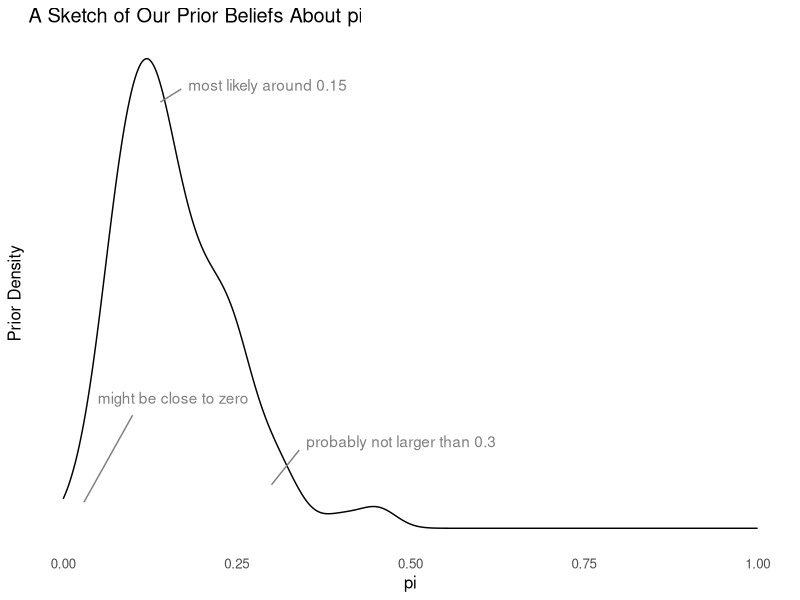
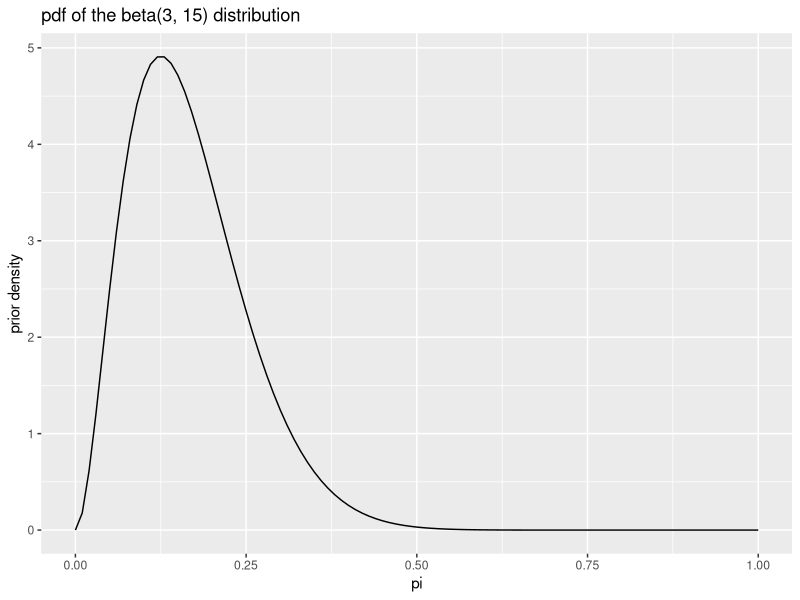
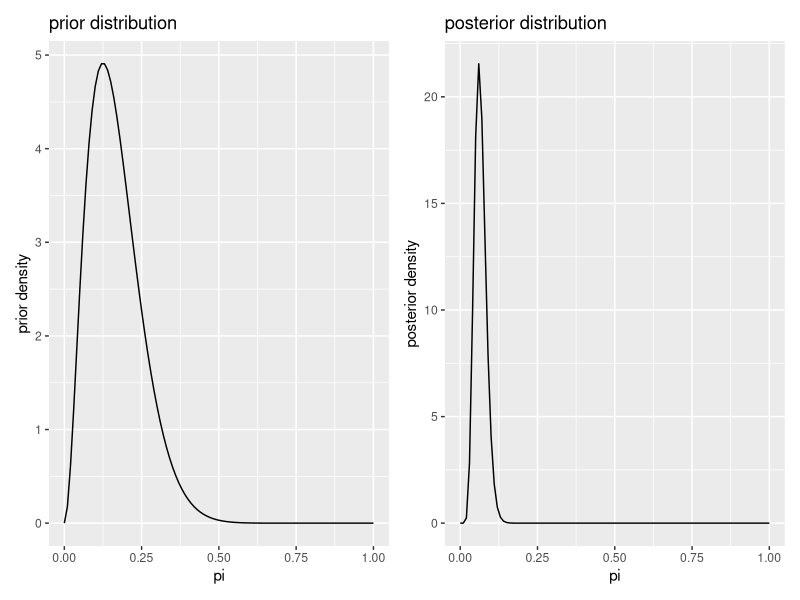
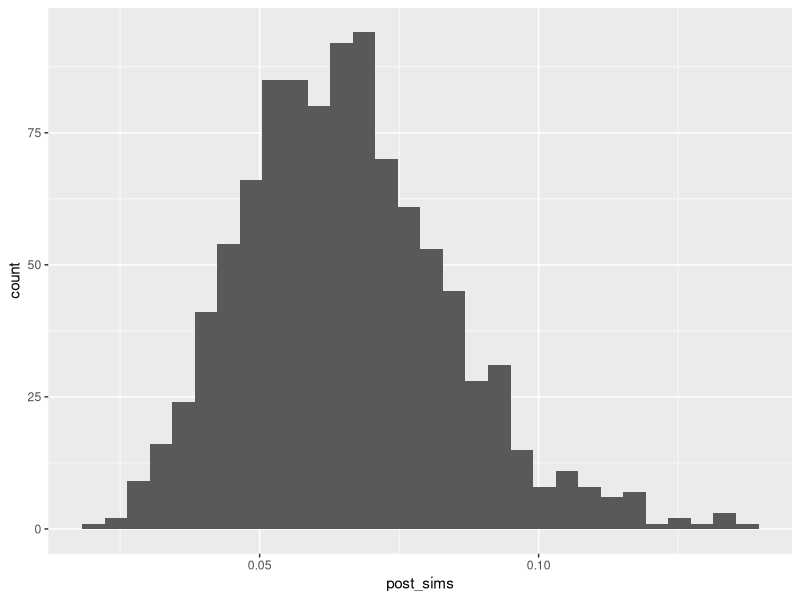
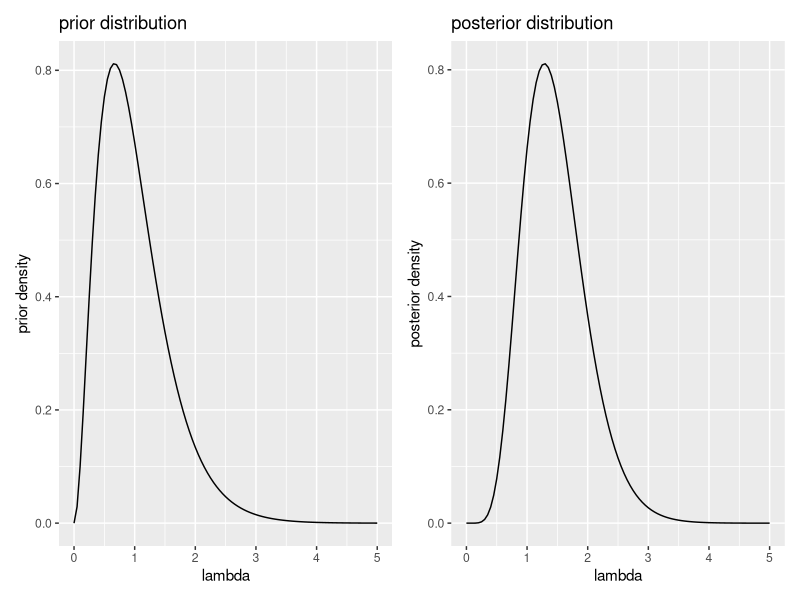

R code for these plots, in order:
## ---- chunk 1
library(tidyverse)
#library(xkcd)
#library(extrafont)
#loadfonts()

set.seed(1234)
a <- 3

b <- 15
s <- rbeta(200, a, b)
gg_data <- tibble(s)
ggplot(gg_data, aes(x = s)) + 
  geom_density() + 
  theme_minimal() + 
  scale_x_continuous(limits = c(0, 1)) +
  annotate(geom = "text", x = .35, y = 1, 
           label = "probably not larger than 0.3", 
           #family = "Humor Sans", 
           hjust = "left", 
           color = "grey50") + 
  annotate(geom = "segment", x = .34, xend = 0.30, y = 0.9, yend = 0.5, 
           color = "grey50") + 
  annotate(geom = "text", x = .05, y = 1.5, 
           label = "might be close to zero", 
           #family = "Humor Sans", 
           hjust = "left", 
           color = "grey50") + 
  annotate(geom = "segment", x = .1, xend = 0.03, y = 1.3, yend = 0.3, 
           color = "grey50") + 
    annotate(geom = "text", x = 0.18, y = 5.1, 
           label = "most likely around 0.15", 
           #family = "Humor Sans", 
           hjust = "left", 
           color = "grey50") + 
  annotate(geom = "segment", x = .14, xend = 0.17, y = 4.9, yend = 5.05, 
           color = "grey50") + 
  theme(text = element_text(size = 12), #, family = "Humor Sans"),
        panel.grid.major = element_blank(), 
        panel.grid.minor = element_blank()) + 
  scale_y_continuous(breaks = NULL) + 
  labs(title = "A Sketch of Our Prior Beliefs About pi",
       x = "pi",
       y = "Prior Density") 

## ---- chunk 2
ggplot(tibble(x = seq(0, 1, length.out = 100))) + 
  stat_function(fun = dbeta, args = list(shape1 = 3, shape2 = 15)) + 
  labs(title = "pdf of the beta(3, 15) distribution", x = "pi", y = "prior density")
## ---- chunk 3

# prior parameters
alpha_prior <- 3
beta_prior <- 15

# data 
k <- 8
N <- 150

# posterior parameters
alpha_posterior <- alpha_prior + k
beta_posterior <- beta_prior + N - k

# plot prior and posterior
gg_prior <- ggplot() + 
  stat_function(fun = dbeta, args = list(shape1 = alpha_prior, shape2 = beta_prior)) + 
  labs(title = "prior distribution", x = "pi", y = "prior density")
gg_posterior <- ggplot() + 
  stat_function(fun = dbeta, args = list(shape1 = alpha_posterior, shape2 = beta_posterior)) + 
  labs(title = "posterior distribution", x = "pi", y = "posterior density")

library(patchwork)
gg_prior + gg_posterior

## ---- chunk 4
# 90% credible interval
qbeta(c(0.05, 0.95), 3 + 8, 15 + 150 - 8)

# 95% credible interval
qbeta(c(0.025, 0.975), 3 + 8, 15 + 150 - 8)
## ---- chunk 5
post_sims <- rbeta(1000, 3 + 8, 15 + 150 - 8)

# posterior density
gg_data <- tibble(post_sims)
ggplot(gg_data, aes(x = post_sims)) + 
  geom_histogram()

# posterior mean
mean(post_sims)

# 90% credible interval
quantile(post_sims, probs = c(0.05, 0.95))
## ---- chunk 6
# set seed to make reproducible
set.seed(1234)

# prior parameters
alpha_prior <- 3
beta_prior <- 3

# create an "unknown" value of lambda to estimate
lambda <- 2

# generate a data set
N <- 5  # number of samples
y <- rexp(N, rate = lambda)
print(y)  # print the data set

# posterior parameters
alpha_posterior <- alpha_prior + N
beta_posterior <- beta_prior + sum(y)

# plot prior and posterior
gg_prior <- ggplot() + xlim(0, 5) +
  stat_function(fun = dgamma, args = list(shape = alpha_prior, rate = beta_prior)) +
  labs(title = "prior distribution", x = "lambda", y = "prior density")
gg_posterior <- ggplot() + xlim(0, 5) +
  stat_function(fun = dgamma, args = list(shape = alpha_posterior, rate = beta_posterior)) +
  labs(title = "posterior distribution", x = "lambda", y = "posterior density")
gg_prior + gg_posterior  # uses patchwork package

# posterior mean: alpha/beta
alpha_posterior/beta_posterior

# posterior mode: (alpha - 1)/beta for alpha > 1
(alpha_posterior - 1)/beta_posterior

# 90% credible interval
qgamma(c(0.05, 0.95), alpha_posterior, beta_posterior)

# 95% credible interval
qgamma(c(0.025, 0.975), alpha_posterior, beta_posterior)

## ---- chunk 7
# posterior median: no closed form, so simulate
post_sims <- rgamma(1000, alpha_posterior, beta_posterior)
median(post_sims)
